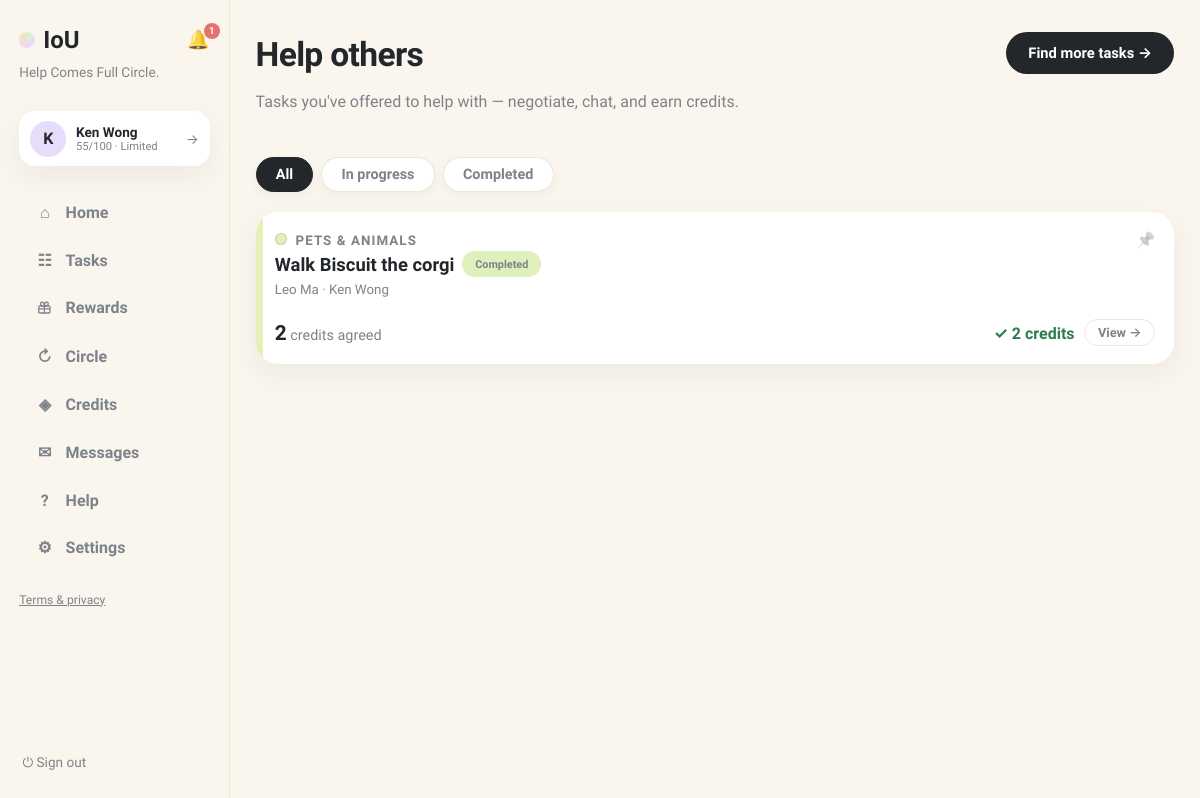
Screenshot of /helping (signed in) with the database file from the repository.
### tables this page shows
CREATE TABLE users (
                id INTEGER PRIMARY KEY, name TEXT NOT NULL, email TEXT UNIQUE NOT NULL,
                password TEXT NOT NULL, balance INTEGER NOT NULL DEFAULT 0,
                held_balance INTEGER NOT NULL DEFAULT 0,
                is_moderator INTEGER NOT NULL DEFAULT 0
            , language TEXT NOT NULL DEFAULT 'en', address TEXT, district TEXT, hkid TEXT, address_id TEXT, age INTEGER, birthday TEXT, skills TEXT NOT NULL DEFAULT '', community_helper INTEGER NOT NULL DEFAULT 0, created_at TEXT, consent_analytics INTEGER NOT NULL DEFAULT 0, reliability INTEGER NOT NULL DEFAULT 60, account_status TEXT NOT NULL DEFAULT 'active', analytics_consent INTEGER NOT NULL DEFAULT 0, username TEXT, bio TEXT, verification_identity TEXT NOT NULL DEFAULT 'unverified', verification_neighbourhood TEXT NOT NULL DEFAULT 'unverified', vis_photo INTEGER NOT NULL DEFAULT 1, vis_neighbourhood INTEGER NOT NULL DEFAULT 1, vis_skills INTEGER NOT NULL DEFAULT 1, vis_bio INTEGER NOT NULL DEFAULT 1, vis_completed INTEGER NOT NULL DEFAULT 1, vis_circle INTEGER NOT NULL DEFAULT 1, circle_enabled INTEGER NOT NULL DEFAULT 1, circle_notifications INTEGER NOT NULL DEFAULT 1, circle_community_only INTEGER NOT NULL DEFAULT 0, circle_max_distance_km REAL NOT NULL DEFAULT 2.0, circle_availability TEXT NOT NULL DEFAULT '');

CREATE TABLE requests (
                id INTEGER PRIMARY KEY, title TEXT NOT NULL, description TEXT NOT NULL,
                category TEXT NOT NULL, requester_id INTEGER NOT NULL,
                status TEXT NOT NULL DEFAULT 'open', provider_id INTEGER,
                requester_value INTEGER, requester_buffer INTEGER,
                provider_value INTEGER, provider_buffer INTEGER,
                agreed_value INTEGER, negotiation_deadline TEXT,
                effort_minutes INTEGER, complexity INTEGER, quality_score INTEGER,
                completed_at TEXT,
                created_at TEXT NOT NULL, location TEXT, needed_by TEXT, urgency TEXT, meetup_date TEXT, meetup_time TEXT, meetup_location TEXT, preferred_time TEXT, completion_note TEXT, completion_evidence TEXT, confirm_requester INTEGER NOT NULL DEFAULT 0, confirm_provider INTEGER NOT NULL DEFAULT 0, started_at TEXT, provider_completed_at TEXT, requester_confirmed_at TEXT, release_at TEXT, proof_path TEXT, proof_status TEXT, dispute_eligible INTEGER NOT NULL DEFAULT 1, dispute_window_days INTEGER NOT NULL DEFAULT 3, settlement_value INTEGER, circle_id INTEGER, cancel_requested_by INTEGER, cancel_reason TEXT, cancel_compensation INTEGER NOT NULL DEFAULT 0, evidence_required INTEGER NOT NULL DEFAULT 1, duration_minutes INTEGER NOT NULL DEFAULT 0, community_id INTEGER, visibility TEXT NOT NULL DEFAULT 'public', reservation_status TEXT NOT NULL DEFAULT 'public', selected_by_user_id INTEGER, was_ever_reserved INTEGER NOT NULL DEFAULT 0,
                FOREIGN KEY(requester_id) REFERENCES users(id),
                FOREIGN KEY(provider_id) REFERENCES users(id)
            );

### app.py (the view)
@app.get("/helping", response_class=HTMLResponse)
def helping(request: Request):
    user = current_user(request)
    if not user:
        return RedirectResponse("/login", status_code=303)
    with db() as connection:
        requests, recommendations = load_board(connection)
        pinned_ids = {row["request_id"] for row in connection.execute(
            "SELECT request_id FROM pins WHERE user_id=?", (user["id"],)).fetchall()}
        joined = [
            item for item in requests
            if item["provider_id"] == user["id"] and item["requester_id"] != user["id"]
        ]
        joined.sort(key=lambda i: i["id"] not in pinned_ids)
        helping_active = [item for item in joined if item["status"] not in ("completed", "resolved", "cancelled")]
        helping_done = [item for item in joined if item["status"] in ("completed", "resolved")]
        history = load_history(connection, user["id"])
        disputes = load_disputes(connection)
    return render(
        request,
        "helping.html",
        page="helping",
        helping_active=helping_active,
        helping_done=helping_done,
        history=history,
        disputes=disputes,
        recommendations=recommendations,
        pinned_ids=pinned_ids,
        task_categories=TASK_CATEGORIES,
    )

### templates/helping.html (shortened to what this page needs)
{% extends "base.html" %}
{% block content %}
<header class="page-head">
  <div>
    <h1>Help others</h1>
    <p class="muted">Tasks you've offered to help with — negotiate, chat, and earn credits.</p>
  </div>
  <a class="btn-primary" href="/browse">Find more tasks →</a>
</header>
<div class="tabs" id="tabs">
  <button class="tab active" data-tab="all">All</button>
  <button class="tab" data-tab="active">In progress</button>
  <button class="tab" data-tab="done">Completed</button>
</div>
<div class="card-list" id="post-list">
  {% for item in helping_done %}<div class="post-item" data-group="done">{% include "manage_card.html" %}</div>{% endfor %}
</div>
{% endblock %}

### templates/base.html (shortened to what this page needs)
<!doctype html>
<html lang="en"><head><link rel="stylesheet" href="/static/style.css"></head>
<body class="app-body">
<nav class="sidebar">
  <div class="brand-row">
    <a class="brand" href="/"><span class="brand-dot"></span>IoU</a>
    {% if user %}
    <a class="bell {% if page == 'notifications' %}active{% endif %}" href="/notifications" title="Notifications">🔔{% if unread_notifs or unread_msgs %}<span class="bell-badge">{{ (unread_notifs or 0) + (unread_msgs or 0) }}</span>{% endif %}</a>
    {% endif %}
  </div>
  <p class="brand-tag">Help Comes Full Circle.</p>
  {% if user %}
  <a class="side-user" href="/profile" title="Your profile">
    <div class="avatar">{{ user.name[0] }}</div>
    {% set sc = user.reliability if user.reliability is not none else 60 %}
    {% set lab = 'Suspended' if sc <= 0 else ('Restricted' if sc < 30 else ('Limited' if sc < 60 else ('Strong' if sc < 80 else 'Excellent'))) %}
    <div class="sidebar-user-meta"><b>{{ user.name }}</b>
      <small>{{ sc }}/100 · {{ lab }}</small>
    </div>
    <span class="side-user-arrow">→</span>
  </a>
  <div class="nav-links">
    <a class="nav-link {% if page == 'home' %}active{% endif %}" href="/"><span class="nav-ico">⌂</span>Home</a>
    <a class="nav-link {% if page == 'browse' %}active{% endif %}" href="/browse"><span class="nav-ico">☷</span>Tasks</a>
    <a class="nav-link " href="/rewards"><span class="nav-ico"></span>Rewards</a>
    <a class="nav-link {% if page == 'circle' %}active{% endif %}" href="/chain-invitations"><span class="nav-ico">↻</span>Circle{% if circle_pending %}<span class="unread-dot"></span>{% endif %}</a>
    <a class="nav-link {% if page == 'credits' %}active{% endif %}" href="/history"><span class="nav-ico">◈</span>Credits</a>
    <a class="nav-link {% if page == 'messages' %}active{% endif %}" href="/messages"><span class="nav-ico">✉</span>Messages{% if unread_msgs %}<span class="unread-dot"></span>{% endif %}</a>
    <a class="nav-link {% if page == 'help' %}active{% endif %}" href="/help"><span class="nav-ico">?</span>Help</a>
    <a class="nav-link {% if page == 'account' %}active{% endif %}" href="/account"><span class="nav-ico">⚙</span>Settings</a>
  </div>
  <p class="nav-footer"><a href="/legal">Terms &amp; privacy</a></p>
  <form method="post" action="/logout" class="side-logout"><button class="link-button" title="Sign out">⏻ Sign out</button></form>
  {% else %}
  <div class="nav-links">
    <a class="nav-link" href="/login"><span class="nav-ico">→</span>Sign in</a>
    <a class="nav-link" href="/register"><span class="nav-ico">＋</span>Create account</a>
  </div>
  <p class="nav-footer"><a href="/legal">Terms &amp; privacy</a></p>
  {% endif %}
</nav>
<main class="content {% block content_class %}{% endblock %}">{% block content %}{% endblock %}</main>
</body></html>

### templates/manage_card.html (shortened to what this page needs)
<article class="card request-card browse-card manage-card cat-{{ item.category|slug }}">
  <div class="row">
    <div class="card-head">
      <span class="cat-dot cat-{{ item.category|slug }}"></span>
      <small class="cat-name">{{ item.category }}</small>
      <h2><a class="title-link" href="/requests/{{ item.id }}">{{ item.title }}</a>
        <span class="status s-{{ item.status }}">{{ status_labels[item.status] if status_labels is defined and item.status in status_labels else item.status.replace('_',' ') }}</span>
      </h2>
      <small class="muted browse-meta">
        {{ item.requester_name }}{% if item.provider_name %} · {{ item.provider_name }}{% endif %}
      </small>
    </div>
    <div class="badge-col">
      {% if pinned_ids is defined %}
      <form method="post" action="/requests/{{ item.id }}/pin" class="pin-form"><button class="pin-btn " title="{% if item.id in pinned_ids %}Unpin{% else %}Pin to top{% endif %}">📌</button></form>
      {% endif %}
    </div>
  </div>
  <div class="card-cta manage-cta">
    <span class="browse-offer manage-credits">
      {% if item.agreed_value %}<b>{{ item.agreed_value }}</b> credits agreed
      {% elif item.status == 'negotiating' and item.provider_value %}<b>{{ item.provider_value if item.requester_id == user.id else item.requester_value }}</b> credits on the table
      {% else %}<b>{{ item.requester_value }}</b> credits offered{% endif %}
    </span>
    {% if item.status == 'open' %}
      <a class="btn-ghost btn-sm" href="/requests/{{ item.id }}">View details →</a>
    {% elif item.status == 'negotiating' %}
      <a class="btn-primary btn-sm" href="/chat/{{ item.id }}">💬 Continue in chat</a>
    {% elif item.status == 'agreement_pending' %}
      <a class="btn-primary btn-sm" href="/chat/{{ item.id }}">Confirm exchange →</a>
    {% elif item.status == 'confirmed' %}
      <a class="btn-primary btn-sm" href="/chat/{{ item.id }}">📅 Schedule meetup</a>
    {% elif item.status == 'scheduled' %}
      <small class="muted">📅 {{ item.meetup_date }} {{ item.meetup_time }}</small><a class="btn-primary btn-sm" href="/chat/{{ item.id }}">Open workspace →</a>
    {% elif item.status == 'in_progress' %}
      {% if item.provider_id == user.id %}<a class="btn-primary btn-sm" href="/chat/{{ item.id }}">Mark as complete →</a>
      {% else %}<a class="btn-ghost btn-sm" href="/chat/{{ item.id }}">💬 Open chat</a>{% endif %}
    {% elif item.status == 'completion_submitted' %}
      {% if item.requester_id == user.id %}<a class="btn-primary btn-sm" href="/chat/{{ item.id }}">Review completion →</a>
      {% else %}<a class="btn-ghost btn-sm" href="/requests/{{ item.id }}">View details →</a>{% endif %}
    {% elif item.status == 'disputed' %}
      <a class="btn-primary btn-sm" href="/chat/{{ item.id }}">⚖️ Resolve dispute</a>
    {% elif item.status == 'human_review' %}
      <small class="muted">Moderator reviewing…</small><a class="btn-ghost btn-sm" href="/requests/{{ item.id }}">View →</a>
    {% elif item.status in ('completed','resolved') %}
      <span class="success">✓ {{ item.agreed_value }} credits</span>
      <a class="btn-ghost btn-sm" href="/requests/{{ item.id }}">View →</a>
    {% endif %}
  </div>
</article>

### rows the page displays
users: name "K", name "Ken Wong"
requests: category "PETS & ANIMALS", title "Walk Biscuit the corgi", status "Completed", requester_name "Leo Ma", provider_name "Ken Wong", agreed_value "2"

### other values shown
{{ (unread_notifs or 0) + (unread_msgs or 0) }} "1"
{{ sc }} "55"
{{ lab }} "Limited"
